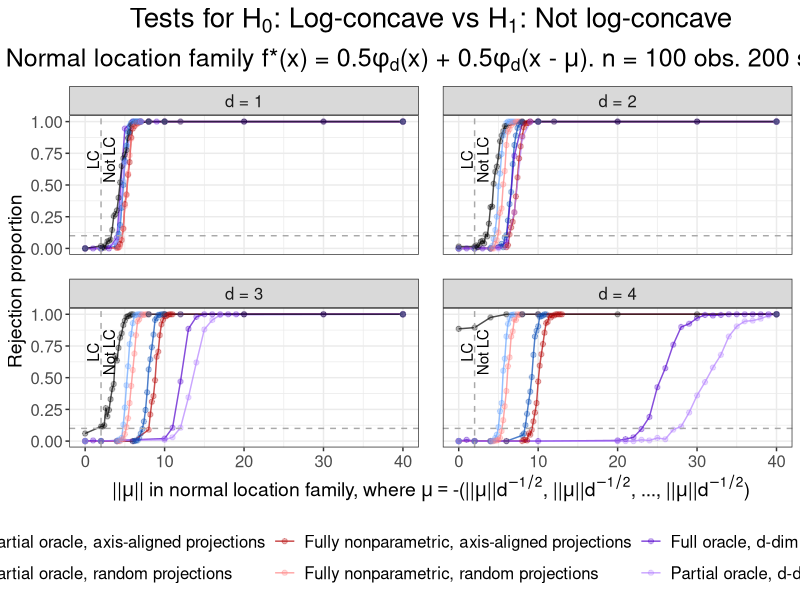
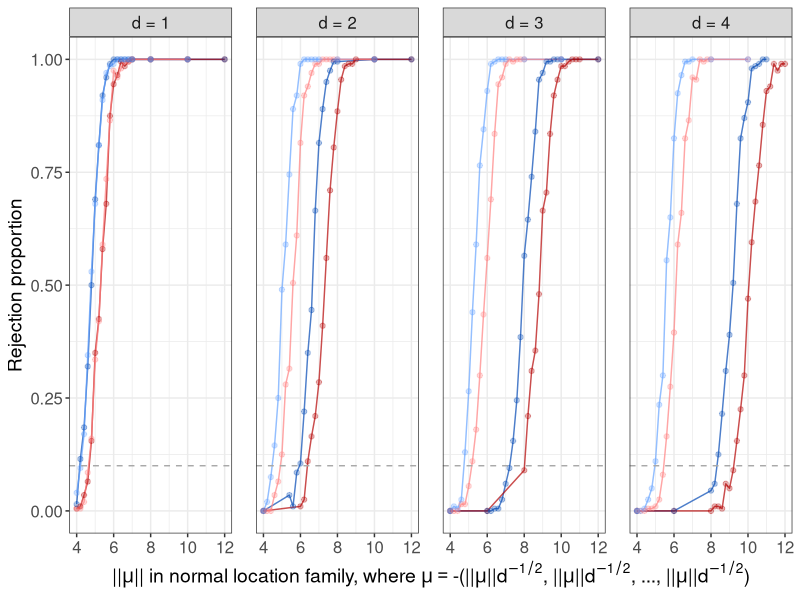

These charts were generated, in order, by the following R code:
# Create Figure 5 in main paper.
# Plot results for tests of
# H_0: log-concave versus H_1: not log-concave.
# Use normal mixture where mean of second component is 
# mu = -(||mu||*d^{-1/2}, ||mu||*d^{-1/2}, ..., ||mu||*d^{-1/2}).

suppressMessages(library(data.table))
suppressMessages(library(tidyverse))

# Create theme
paper_theme <- theme_bw() +
  theme(plot.title = element_text(hjust = 0.5, size = 16),
        plot.subtitle = element_text(hjust = 0.5, size = 14),
        legend.title = element_text(size = 14),
        axis.title = element_text(size = 14),
        legend.text = element_text(size = 12),
        axis.text = element_text(size = 12),
        strip.text = element_text(size = 12),
        panel.spacing = unit(1.2, "lines"))

# Read in data
perm_test <- fread("data/fig05_perm_test.csv") %>% 
  mutate(Method = "Permutation test")

full_oracle_ddim <- fread("data/fig05_full_oracle_ddim.csv") %>% 
  mutate(Method = "Full oracle, d-dim")

partial_oracle_ddim <- fread("data/fig05_partial_oracle_ddim.csv") %>% 
  mutate(Method = "Partial oracle, d-dim")

partial_oracle_axis <- fread("data/fig05_partial_oracle_axis.csv") %>% 
  mutate(Method = "Partial oracle, axis-aligned projections")

fully_NP_axis <- fread("data/fig05_fully_NP_axis.csv") %>% 
  mutate(Method = "Fully nonparametric, axis-aligned projections")

partial_oracle_randproj <- fread("data/fig05_partial_oracle_randproj.csv") %>% 
  mutate(Method = "Partial oracle, random projections")

fully_NP_randproj <- fread("data/fig05_fully_NP_randproj.csv") %>% 
  mutate(Method = "Fully nonparametric, random projections")

# Combine results
results <- rbind(perm_test, full_oracle_ddim, partial_oracle_ddim, 
                 partial_oracle_axis, fully_NP_axis, partial_oracle_randproj, 
                 fully_NP_randproj,
                 fill = TRUE)

# Get rejection proportion at each combination
reject_df <- results %>% 
  group_by(n_obs, d, mu_norm, Method, equal_space_mu) %>% 
  dplyr::summarise(reject_prop = mean(reject),
                   sim_count = n())

# Check parameters
stopifnot(unique(perm_test$B) == 99,
          unique(full_oracle_ddim$B) == 100,
          unique(partial_oracle_ddim$B) == 100,
          unique(partial_oracle_axis$B) == 100,
          unique(fully_NP_axis$B) == 100,
          unique(partial_oracle_randproj$B) == 100,
          unique(fully_NP_randproj$B) == 100,
          unique(partial_oracle_randproj$n_proj == 100),
          unique(fully_NP_randproj$n_proj == 100),
          unique(results$n_obs == 100),
          unique(results$equal_space_mu) == 1,
          unique(reject_df$sim_count) == 200)

######################
##### Plot power #####
######################

# Plot rejection proportions at (||mu||*d^{-1/2}, ..., ||mu||*d^{-1/2})
reject_props_equal_spaced <- reject_df %>% 
  mutate(Method = factor(Method,
                         levels = c("Partial oracle, axis-aligned projections",
                                    "Partial oracle, random projections",
                                    "Fully nonparametric, axis-aligned projections",
                                    "Fully nonparametric, random projections",
                                    "Full oracle, d-dim",
                                    "Partial oracle, d-dim",
                                    "Permutation test"),
                         labels = c("Partial oracle, axis-aligned projections",
                                    "Partial oracle, random projections",
                                    "Fully nonparametric, axis-aligned projections",
                                    "Fully nonparametric, random projections",
                                    "Full oracle, d-dim",
                                    "Partial oracle, d-dim",
                                    "Permutation test")),
         d = factor(d, levels = 1:4, 
                    labels = c("d = 1", "d = 2", "d = 3", "d = 4"))) %>%
  ggplot(aes(x = mu_norm, y = reject_prop)) +
  geom_line(aes(col = Method), alpha = 0.7) +
  geom_point(aes(col = Method), alpha = 0.3) +
  geom_hline(yintercept = 0.10, lty = "dashed", col = "darkgrey") +
  geom_vline(xintercept = 2, lty = "dashed", col = "darkgrey") +
  annotate(geom = "text", x = 1, y = 0.7, label = "LC", angle = 90) +
  annotate(geom = "text", x = 3, y = 0.7, label = "Not LC", angle = 90) +
  facet_wrap(. ~ d) +
  labs(x = expression("||"*mu*"|| in normal location family, where"~
                        mu=="-(||"*mu*"||"*d**{-1/2}*", ||"*mu*"||"*d**{-1/2}*
                        ", ..., ||"*mu*"||"*d**{-1/2}*")"), 
       y = "Rejection proportion",
       col = "Method",
       shape = "Log-concave?",
       title = expression("Tests for H"[0]*
                            ": Log-concave vs H"[1]*": Not log-concave"),
       subtitle = expression("Normal location family f*(x) = 0.5"*phi[d]*"(x)"~
                               "+ 0.5"*phi[d]*"(x -"~mu*"). n = 100 obs. 200 sims.")) +
  scale_shape_manual(values = c(16, 4)) +
  scale_color_manual(values = c("#0047b3", "#66a3ff", "#b30000", "#ff8080", 
                                "#5200cc", "#b380ff", "black")) +
  paper_theme +
  theme(legend.position = "bottom",
        plot.title = element_text(hjust = 0.5, size = 20),
        plot.subtitle = element_text(hjust = 0.5, size = 18)) +
  guides(colour = guide_legend(nrow = 2))

# Plot rejection proportions at (||mu||*d^{-1/2}, ..., ||mu||*d^{-1/2}) 
# for single dim approaches, zooming in further on ||mu|| \in [4, 12]
reject_props_equal_zoom_onerow <- reject_df %>% 
  filter(mu_norm >= 4, mu_norm <= 12,
         Method %in% c("Partial oracle, axis-aligned projections",
                       "Partial oracle, random projections",
                       "Fully nonparametric, axis-aligned projections",
                       "Fully nonparametric, random projections")) %>%
  mutate(Method = factor(Method,
                         levels = c("Partial oracle, axis-aligned projections",
                                    "Partial oracle, random projections",
                                    "Fully nonparametric, axis-aligned projections",
                                    "Fully nonparametric, random projections"),
                         labels = c("Partial oracle, axis-aligned projections",
                                    "Partial oracle, random projections",
                                    "Fully nonparametric, axis-aligned projections",
                                    "Fully nonparametric, random projections")),
         d = factor(d, levels = 1:4, 
                    labels = c("d = 1", "d = 2", "d = 3", "d = 4"))) %>%
  ggplot(aes(x = mu_norm, y = reject_prop)) +
  geom_line(aes(col = Method), alpha = 0.7) +
  geom_point(aes(col = Method), alpha = 0.3) +
  geom_hline(yintercept = 0.10, lty = "dashed", col = "darkgrey") +
  facet_grid(. ~ d) +
  labs(x = expression("||"*mu*"|| in normal location family, where"~
                        mu=="-(||"*mu*"||"*d**{-1/2}*", ||"*mu*"||"*d**{-1/2}*
                        ", ..., ||"*mu*"||"*d**{-1/2}*")"), 
       y = "Rejection proportion",
       col = "Method",
       shape = "Log-concave?",
       title = NULL,
       subtitle = NULL) +
  scale_shape_manual(values = c(16, 4)) +
  scale_color_manual(values = c("#0047b3", "#66a3ff", "#b30000", "#ff8080")) +
  paper_theme +
  theme(legend.position = "none") +
  guides(colour = guide_legend(nrow = 2))
  
######################
##### Save plots #####
######################

ggsave(plot = reject_props_equal_spaced,
       filename = "plots/figure_05a.pdf",
       width = 13, height = 8)

ggsave(plot = reject_props_equal_zoom_onerow,
       filename = "plots/figure_05b.pdf",
       width = 12, height = 3)
